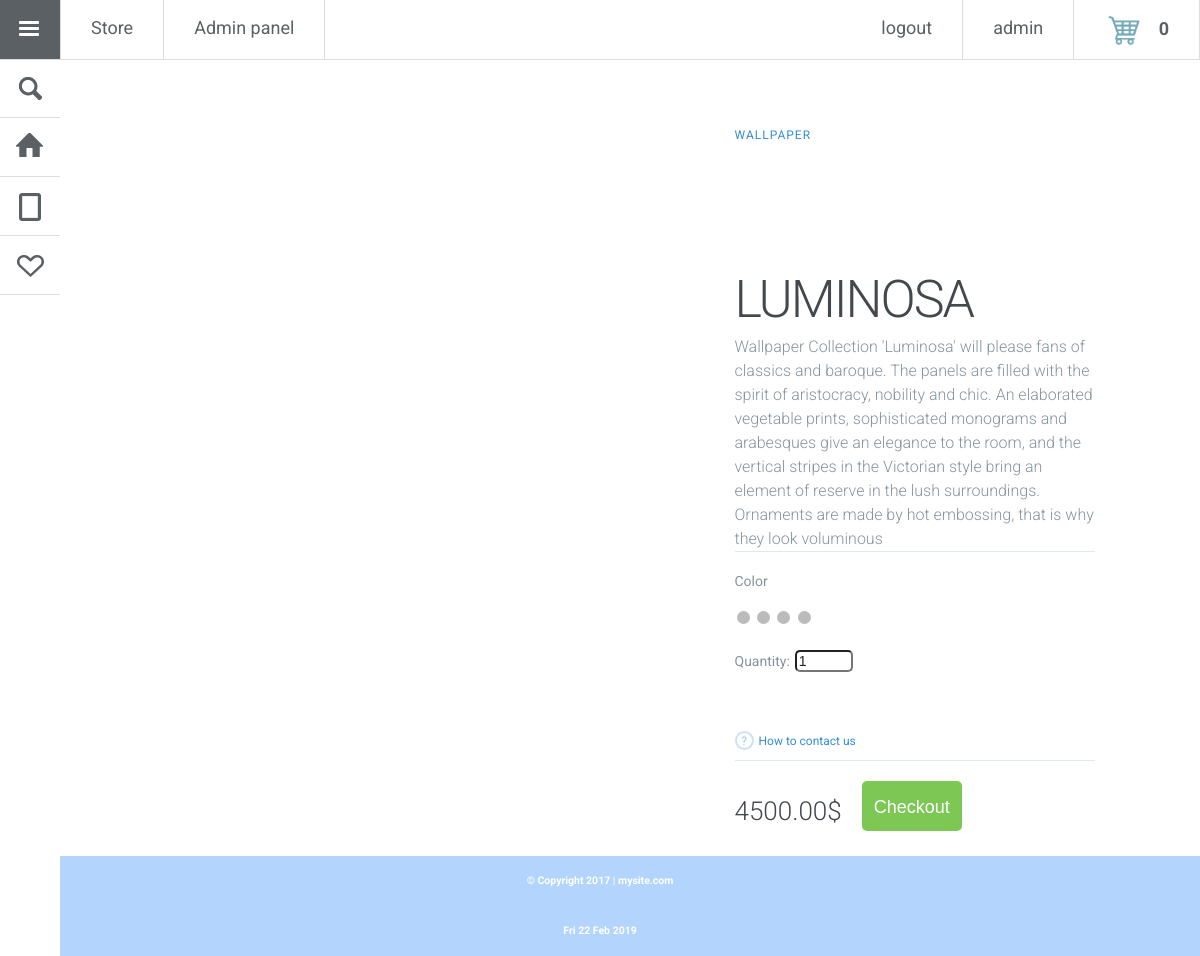
Screenshot of /collections/luminosa/ (signed in) with the database file from the repository.
### authapp/models.py (models this page shows, shortened)
class AuthUsers(AbstractUser):
    au_avatar = models.ImageField(verbose_name='avatar', upload_to='users_avatars', blank=True)
    au_age = models.PositiveIntegerField(verbose_name='age')

### mainapp/models.py (models this page shows, shortened)
class Collections(models.Model):
    collection_name = models.CharField(verbose_name='collection', max_length=32, blank=True, unique=True)
    collection_description = models.TextField(verbose_name='description', blank=True, null=True)
    collection_price = models.DecimalField(verbose_name='price', max_digits=10, decimal_places=2)
    collection_title_img = models.ImageField(verbose_name='title_img', blank=True, upload_to='media')
    collection_is_active = models.BooleanField(verbose_name='active', default=True)

class CollectionsImg(models.Model):
    img_name = models.CharField(verbose_name='name', max_length=32, blank=True, unique=True)
    img_img = models.ImageField(verbose_name='img', blank=True, upload_to='media')
    img_collection = models.ForeignKey(Collections, on_delete=models.CASCADE)
    img_is_active = models.BooleanField(verbose_name='active', default=True)

### mainapp/views.py (the view)
# urls.py: url(r'^(?P<collection_name>\w+)/$', main_views.product_page, name='product_page'),
def product_page(request, collection_name):
    title = 'product_page'
    current_collection = Collections.objects.get(collection_name=collection_name)
    current_wallpaper_img = CollectionsImg.objects.filter(img_collection__collection_name=collection_name, img_is_active=True)
    content = {'title': title,
               'collections': wallpaper_collections,
               'current_collection': current_collection,
               'current_wallpaper_img': current_wallpaper_img,
               'basket': basket_func(request)}
    return render(request, 'product_page.html', content)

### mainapp/views.py (called while the page is built)
def basket_func(request):
    basket = []
    if request.user.is_authenticated:
        basket = Basket.objects.filter(basket_user=request.user)
    return basket

### templates/product_page.html (shortened to what this page needs)
{% extends 'index.html' %}
{% load static %}
{% block css_js %}
{{ block.super }}
<link rel="stylesheet" href="{% static 'css/style_pg.css' %}" />
{% endblock %}
{% block container %}
<main class="container_pg">
  <div class="left-column">
    {% include 'includes/product_img.html' %}
  </div>
  <div class="right-column">
    <form method="post" action="{% url 'basket:add' current_wallpaper_img.0.pk %}">{% csrf_token %}
      <div class="product-description">
        <span id="wallpaper_span">Wallpaper</span>
        <h1>{{ current_collection.collection_name }}</h1>
        <p>{{ current_collection.collection_description }}</p>
      </div>
      <div class="product-configuration">
        <div class="product-color">
          <span>Color</span>
          <div>
            {% for img in current_wallpaper_img %}
                <span class="dot" id="{{ img.img_img }}" value="{{ img.pk }}"></span>
            {% endfor %}
          </div>
          {% if user.is_authenticated %}
          <span>Quantity: </span><input type="number" min="1" name="quantity" value="1">
          {% endif %}
        </div>
        <div class="contact-us">
          <a href="{% url 'contacts' %}">How to contact us</a>
        </div>
      </div>
      <div class="product-price">
        <span>{{ current_collection.collection_price }}$</span>
        {% if user.is_authenticated %}
        <input type="submit" value="Checkout">
        {% endif %}
      </div>
    </form>
  </div>
</main>
{% endblock %}

### templates/index.html (shortened to what this page needs)
{% load static %}
<!DOCTYPE HTML>
<html lang="en-US">
<head>
	{% block css_js %}
	<link rel="stylesheet" href="{% static 'css/normalize.css' %}" />
	<link rel="stylesheet" href="{% static 'css/main.css' %}" />
	{% endblock %}
</head>
<body>
	<nav>
		<ul>
			<li><a href="#" class="icon icon-menu" id="btn-menu">Menu</a></li>
			<li><a href="{% url 'collections' %}">Store</a></li>
			{% if user.is_authenticated %}
				{% if user.is_superuser %}
				<li><a href="{% url 'admin:users' %}">Admin panel</a></li>
				{% endif %}
			{% endif %}
		</ul>
		<ul>
			{% if user.is_authenticated %}
			<li class="right_nav">
				<a href="{% url 'basket:edit' %}">
					<div class="nav_user_avatar">
						<img src="/media/basket.png">
						<strong>{{ basket.0.total_quantity|default:0 }}</strong>
					</div>
				</a>
			</li>
			<li class="right_nav">
				<a href="{% url 'auth:edit' %}">
					<div class="nav_user_avatar">
					{{ user.first_name|default:'AnyUser' }}
					</div>
				</a>
			</li>
			{% endif %}
			<li class="right_nav">
				{% if user.is_authenticated %}
				<a href="{% url 'auth:logout' %}">logout</a>
				{% else %}
				<a href="{% url 'auth:login' %}">login</a>
				{% endif %}
			</li>
		</ul>
	</nav>
	<div id="sideNav">
		<ul>
			<li class="searchForm"><a href="#" class="icon icon-search"><span><input type="text" placeholder="Search" class="search" /></span></a></li>
			<li><a href="{% url 'main' %}" class="icon icon-home"><span>Home</span></a></li>
			<li><a href="{% url 'collections' %}" class="icon icon-articles"><span>Collections</span></a>
			</li>
			<li><a href="{% url 'contacts' %}" class="icon icon-social"><span>Contacts</span></a>
			</li>
		</ul>
	</div>
	<div class="container">
		{% block container %}{% endblock %}
	</div>
	<footer class="footer">
		<a href="#"><h6>© Copyright 2017 | mysite.com</h6></a>
		<h6>{% now "D d M Y" %}</h6>
	</footer>
</body>
</html>

### templates/includes/product_img.html (shortened to what this page needs)
    <div class="slideshow-container">
        <div class="mySlides fade">
        </div>
    </div>

### static/css/main.css (style rules this page uses)
html { height:100%; }
body { height: auto; font-size:14px; background: #fff url(../img/bg.png) no-repeat center center fixed; -webkit-background-size: cover; -moz-background-size: cover; -o-background-size: cover; background-size: cover; font-family: 'Roboto', sans-serif; display: flex; min-height: 100vh; flex-direction: column }
.container { text-align:center; width: 100%; margin:0 auto; min-height: 100vh; }
.container a { color:#78beef; text-decoration:none; }
.container h1 { text-transform:uppercase; margin:130px 0 10px 0; font-size:50px; color:#fff; line-height:50px; letter-spacing:-1px; font-weight:300; }
.container p { font-weight:300; font-size:20px; line-height:30px; color:#ddd; margin-bottom:0; }
nav { font-family: 'Roboto', sans-serif; width: 100%; height: 59px; border-bottom:1px solid #ddd; position: fixed; top:0; left:0; z-index:20; background-color:#ffffff; }
nav ul, #sideNav ul, #sideNav ul ul { margin:0; padding:0; list-style:none; }
nav li { margin:0; float:left; border-right:1px solid #ddd; font-size:18px; }
.right_nav { float:right; color:#5b6064; display:block; }
nav a, #sideNav a { color:#5b6064; text-decoration:none; display:block; padding:10px 30px; height:59px; -webkit-box-sizing: border-box; -moz-box-sizing: border-box; -o-box-sizing: border-box; line-height:35px; }
#sideNav, #sideNav.showHalfMenu, #sideNav.showFullMenu, #sideNav ul ul li, #sideNav.showFullMenu ul ul li { -webkit-transition: 0.2s ease; -moz-transition: 0.2s ease; -ms-transition: 0.2s ease; transition: 0.2s ease; }
#sideNav { position: fixed; left:-60px; top:59px; width: 60px; height:100%; background-color:#fff; overflow-y: auto; }
#sideNav.showHalfMenu { left:0; }
#sideNav > ul { width: 100%; padding-bottom:60px; }
#sideNav ul li { width: 100%; margin:0; font-weight:300; }
#sideNav ul li a { border-bottom:1px solid #ddd; padding-left:70px; }
.icon { background: transparent url('../img/icons.png') no-repeat 0 0; }
.icon-menu { text-indent:-99999em; background-position: 0 0; }
.icon-search { background-position: 0 -60px; }
.icon-home { background-position: 0 -120px; }
.icon-articles { background-position: 0 -180px; }
.icon-social { background-position: 0 -240px; }
.footer { width: 100%; text-align: center; line-height: 50px; background-color: #b3d4fc; flex: 1; }
.footer h6 { line-height: 50px; color: #FFF; margin: 0; }
.footer a { text-decoration: none; }
.nav_user_avatar { display: block; }
.nav_user_avatar img { border-radius: 50%; width: 40px; height: 40px; margin-right: 10px; }

### rows the page displays
AuthUsers: first_name "admin"
Collections: collection_name "LUMINOSA", collection_description "Wallpaper Collection 'Luminosa' will please fans of classics and baroque. The panels are filled with the spirit of aristocracy, nobility and chic. An elaborated vegetable prints, sophisticated monograms and arabesques give an elegance to the room, and the vertical stripes in the Victorian style bring an element of reserve in the lush surroundings. Ornaments are made by hot embossing, that is why they look voluminous", collection_price "4500.00"
CollectionsImg: {{ img.pk }} 1 (drawn)
CollectionsImg: {{ img.pk }} 2 (drawn)
CollectionsImg: {{ img.pk }} 3 (drawn)
CollectionsImg: {{ img.pk }} 4 (drawn)

### other values shown
{{ basket.0.total_quantity|default:0 }} "0"
